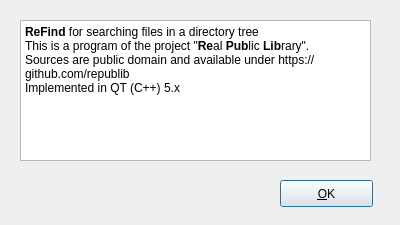
<?xml version="1.0" encoding="UTF-8"?>
<ui version="4.0">
 <class>AboutDialog</class>
 <widget class="QDialog" name="AboutDialog">
  <property name="geometry">
   <rect>
    <x>0</x>
    <y>0</y>
    <width>400</width>
    <height>225</height>
   </rect>
  </property>
  <property name="windowTitle">
   <string>About</string>
  </property>
  <widget class="QTextEdit" name="textEdit">
   <property name="geometry">
    <rect>
     <x>20</x>
     <y>20</y>
     <width>351</width>
     <height>141</height>
    </rect>
   </property>
   <property name="html">
    <string>&lt;!DOCTYPE HTML PUBLIC &quot;-//W3C//DTD HTML 4.0//EN&quot; &quot;http://www.w3.org/TR/REC-html40/strict.dtd&quot;&gt;
&lt;html&gt;&lt;head&gt;&lt;meta name=&quot;qrichtext&quot; content=&quot;1&quot; /&gt;&lt;style type=&quot;text/css&quot;&gt;
p, li { white-space: pre-wrap; }
&lt;/style&gt;&lt;/head&gt;&lt;body style=&quot; font-family:'Sans Serif'; font-size:9pt; font-weight:400; font-style:normal;&quot;&gt;
&lt;p style=&quot; margin-top:0px; margin-bottom:0px; margin-left:0px; margin-right:0px; -qt-block-indent:0; text-indent:0px;&quot;&gt;&lt;span style=&quot; font-weight:600;&quot;&gt;ReFind&lt;/span&gt; for searching files in a directory tree&lt;/p&gt;
&lt;p style=&quot; margin-top:0px; margin-bottom:0px; margin-left:0px; margin-right:0px; -qt-block-indent:0; text-indent:0px;&quot;&gt;This is a program of the project &amp;quot;&lt;span style=&quot; font-weight:600;&quot;&gt;Re&lt;/span&gt;al &lt;span style=&quot; font-weight:600;&quot;&gt;Pub&lt;/span&gt;lic &lt;span style=&quot; font-weight:600;&quot;&gt;Lib&lt;/span&gt;rary&amp;quot;.&lt;/p&gt;
&lt;p style=&quot; margin-top:0px; margin-bottom:0px; margin-left:0px; margin-right:0px; -qt-block-indent:0; text-indent:0px;&quot;&gt;Sources are public domain and available under https://github.com/republib&lt;/p&gt;
&lt;p style=&quot; margin-top:0px; margin-bottom:0px; margin-left:0px; margin-right:0px; -qt-block-indent:0; text-indent:0px;&quot;&gt;Implemented in QT (C++) 5.x&lt;/p&gt;&lt;/body&gt;&lt;/html&gt;</string>
   </property>
  </widget>
  <widget class="QPushButton" name="pushButton">
   <property name="geometry">
    <rect>
     <x>280</x>
     <y>180</y>
     <width>93</width>
     <height>27</height>
    </rect>
   </property>
   <property name="text">
    <string>&amp;OK</string>
   </property>
  </widget>
  <action name="action_OK">
   <property name="text">
    <string>&amp;OK</string>
   </property>
  </action>
 </widget>
 <resources/>
 <connections>
  <connection>
   <sender>action_OK</sender>
   <signal>triggered()</signal>
   <receiver>AboutDialog</receiver>
   <slot>close()</slot>
   <hints>
    <hint type="sourcelabel">
     <x>-1</x>
     <y>-1</y>
    </hint>
    <hint type="destinationlabel">
     <x>199</x>
     <y>112</y>
    </hint>
   </hints>
  </connection>
 </connections>
</ui>
